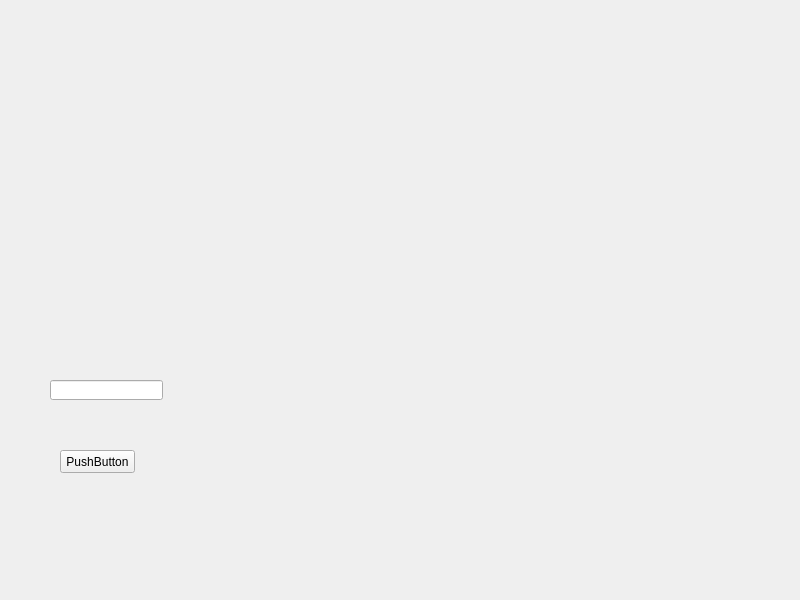
<?xml version="1.0" encoding="UTF-8"?>
<ui version="4.0">
 <class>Widget</class>
 <widget class="QWidget" name="Widget">
  <property name="geometry">
   <rect>
    <x>0</x>
    <y>0</y>
    <width>800</width>
    <height>600</height>
   </rect>
  </property>
  <property name="windowTitle">
   <string>Widget</string>
  </property>
  <widget class="QLineEdit" name="lineEdit">
   <property name="geometry">
    <rect>
     <x>50</x>
     <y>380</y>
     <width>113</width>
     <height>20</height>
    </rect>
   </property>
  </widget>
  <widget class="QPushButton" name="pushButton">
   <property name="geometry">
    <rect>
     <x>60</x>
     <y>450</y>
     <width>75</width>
     <height>23</height>
    </rect>
   </property>
   <property name="text">
    <string>PushButton</string>
   </property>
  </widget>
 </widget>
 <layoutdefault spacing="6" margin="11"/>
 <resources/>
 <connections/>
</ui>
